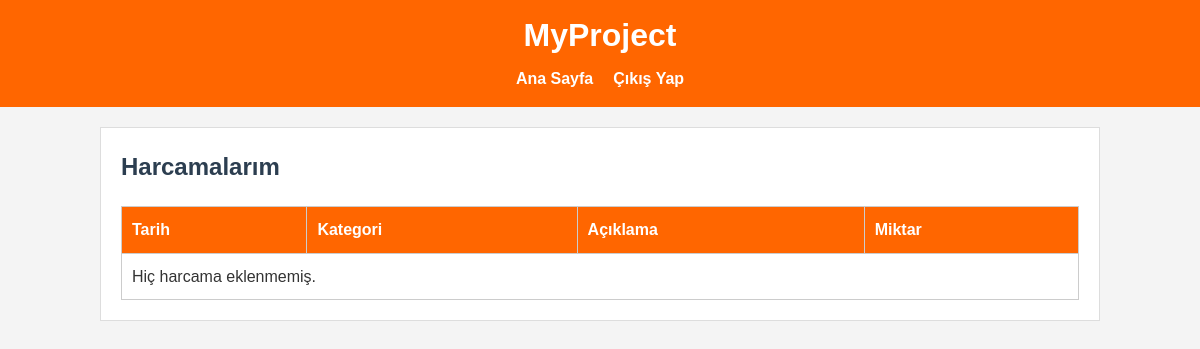
/expenses/ (signed in), run on an earlier commit of the app's database.
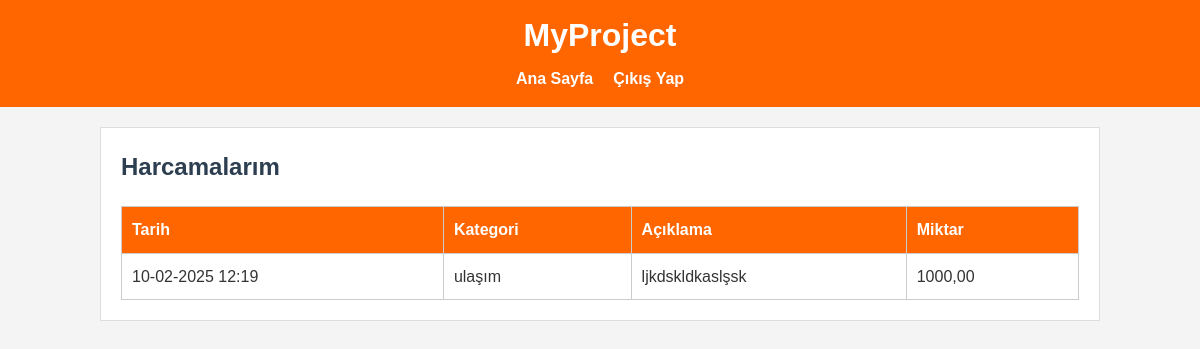
And on a later commit of the database.
### core/models.py (models this page shows, shortened)
class Expense(models.Model):
    user = models.ForeignKey(User, on_delete=models.CASCADE, related_name='expenses')
    category = models.ForeignKey(ExpenseCategory, on_delete=models.CASCADE, related_name='expenses')
    description = models.TextField(blank=True, null=True, verbose_name="Açıklama")
    amount = models.DecimalField(max_digits=10, decimal_places=2, verbose_name="Miktar")
    created_at = models.DateTimeField(auto_now_add=True)
    class Meta:
        verbose_name = "Harcamа"
        verbose_name_plural = "Harcamalar"
        ordering = ['-created_at']

class ExpenseCategory(models.Model):
    name = models.CharField(max_length=100, verbose_name="Kategori Adı")
    created_at = models.DateTimeField(auto_now_add=True)
    updated_at = models.DateTimeField(auto_now=True)
    class Meta:
        verbose_name = "Harcamа Kategorisi"
        verbose_name_plural = "Harcamа Kategorileri"

### core/views.py (the view)
# urls.py: path('expenses/', views.expense_list, name='expense_list'),
@login_required
def expense_list(request):
    expenses = Expense.objects.filter(user=request.user).order_by('-created_at')
    return render(request, 'core/expense_list.html', {'expenses': expenses})

### core/templates/core/expense_list.html (shortened to what this page needs)
{% extends 'core/base.html' %}
{% block content %}
<h2>Harcamalarım</h2>
<table>
    <thead>
        <tr>
            <th>Tarih</th>
            <th>Kategori</th>
            <th>Açıklama</th>
            <th>Miktar</th>
        </tr>
    </thead>
    <tbody>
        {% for expense in expenses %}
        <tr>
            <td>{{ expense.created_at|date:"d-m-Y H:i" }}</td>
            <td>{{ expense.category.name }}</td>
            <td>{{ expense.description }}</td>
            <td>{{ expense.amount }}</td>
        </tr>
        {% empty %}
        <tr>
            <td colspan="4">Hiç harcama eklenmemiş.</td>
        </tr>
        {% endfor %}
    </tbody>
</table>
{% endblock %}

What changed in the data, as far as the page shows it:
added Expense: created_at "10-02-2025 12:19", category.name "ulaşım", description "ljkdskldkaslşsk", amount "1000,00"
Also different on the page:
text no longer shown: "Hiç harcama eklenmemiş."
